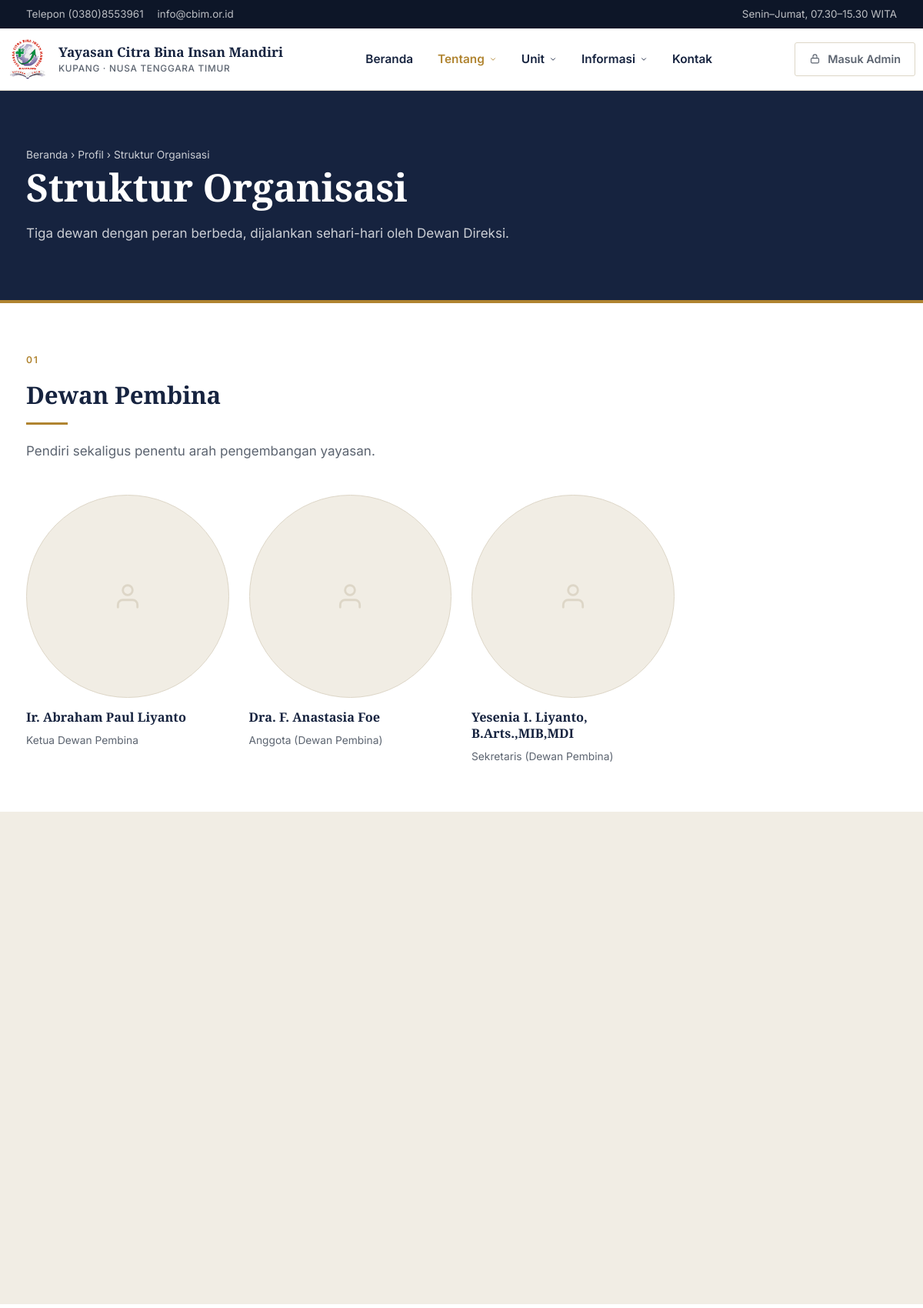
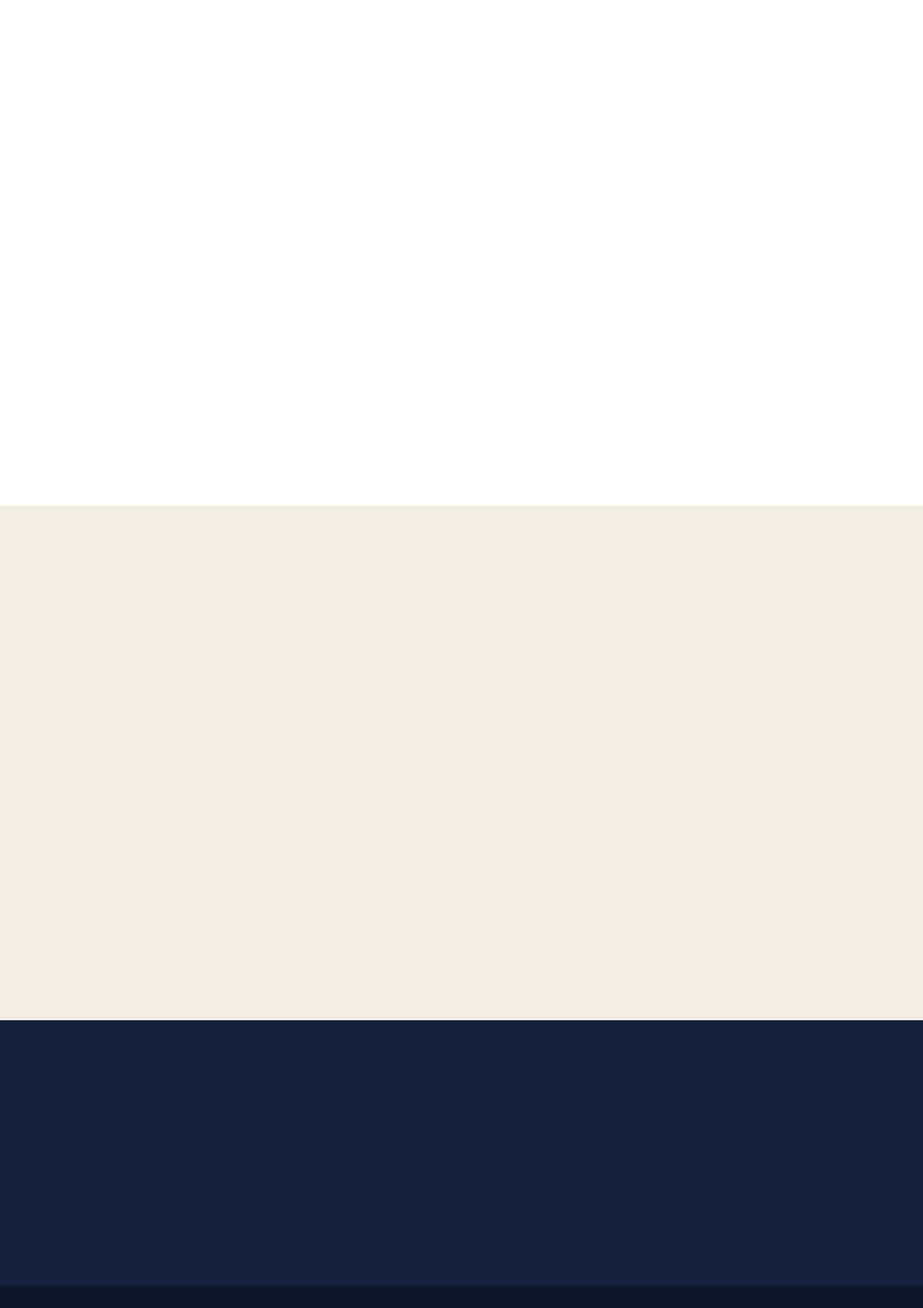
The app's page /index.php/page/struktur (upper part) with its own data (2 pictures, top to bottom).
### tables this page shows
CREATE TABLE `struktur_organisasi` (
  `id_struktur` int(11) NOT NULL,
  `foto` varchar(255) DEFAULT NULL,
  `nama` varchar(255) NOT NULL,
  `jabatan` varchar(255) NOT NULL
);

### application/controllers/Page.php (called while the page is built, shortened)
<?php
class Page extends CI_Controller
{
    public function __construct()
    {
        $this->load->model('m_data');
        $this->load->model('visitors_log');
        $this->load->helper('yayasan');
    }
    private function _get_common_data($halaman, $judul_hal, $deskripsi)
    {
        $data_kontak = $this->m_data->get_data_where("jenis_konten='kontak'", 'konten')->result_array();
        $data_alamat = $this->m_data->get_data_where("jenis_konten='alamat'", 'konten')->result_array();
        $unit = [
            'logo' => 'logo-cbim.png',
            'nama' => 'Yayasan Citra Bina Insan Mandiri',
            'deskripsi' => 'Lembaga pendidikan terpadu di Nusa Tenggara Timur',
            'telepon' => !empty($data_kontak) ? strip_tags($data_kontak[0]['isi_konten']) : '(0380) 8553888',
            'email' => 'info@cbim.or.id',
            'alamat' => !empty($data_alamat) ? strip_tags($data_alamat[0]['isi_konten']) : 'Jl. Manafe No.17, Kel. Kayu Putih, Kec. Oebobo, Kota Kupang, NTT'
        ];
        $pengaturan = [
            'facebook' => 'https://www.facebook.com/profile.php?id=100086189573438',
            'instagram' => 'https://www.instagram.com/yayasan_cbim/',
            'youtube' => 'https://www.youtube.com/@CBIMYayasan',
            'teks_footer' => 'Maju Bersama Generasi Unggul Nusa Tenggara Timur'
        ];
        return [
            'unit' => $unit,
            'pengaturan' => $pengaturan,
            'judul_hal' => $judul_hal,
            'deskripsi' => $deskripsi,
            'halaman' => $halaman
        ];
    }
    public function struktur()
    {
        $data = $this->_get_common_data('struktur', 'Struktur Organisasi - Yayasan CBIM', 'Struktur Organisasi Yayasan Citra Bina Insan Mandiri');
        $data_struktur = $this->m_data->get_data('struktur_organisasi')->result_array();
        $struktur = [
            'Dewan Pembina' => [],
            'Dewan Pengurus' => [],
            'Dewan Pengawas' => [],
            'Dewan Direksi' => []
        ];
        foreach ($data_struktur as $s) {
            $jab = strtolower($s['jabatan']);
            if (strpos($jab, 'pembina') !== false) {
                $struktur['Dewan Pembina'][] = $s;
            } elseif (strpos($jab, 'pengurus') !== false) {
                $struktur['Dewan Pengurus'][] = $s;
            } elseif (strpos($jab, 'pengawas') !== false) {
                $struktur['Dewan Pengawas'][] = $s;
            } else {
                $struktur['Dewan Direksi'][] = $s;
            }
        }
        $data['struktur'] = $struktur;
        $this->load->view('templates/pages/header', $data);
        $this->load->view('struktur', $data);
        $this->load->view('templates/pages/footer', $data);
    }
}

### index.php (called while the page is built, shortened)
<?php
require_once BASEPATH.'core/CodeIgniter.php';

### application/models/M_data.php (called while the page is built, shortened)
<?php
class M_data extends CI_Model
{
    public function get_data($table)
    {
        return $this->db->get($table);
    }
    public function get_data_where($where, $table)
    {
        return $this->db->get_where($table, $where);
    }
}

### application/views/struktur.php (the view, shortened to what this page needs)
<?php
$keterangan = [
    'Dewan Pembina'  => 'Pendiri sekaligus penentu arah pengembangan yayasan.',
    'Dewan Pengurus' => 'Mengendalikan pelaksanaan arah pengembangan.',
    'Dewan Pengawas' => 'Menjamin arah pengembangan benar-benar dijalankan.',
    'Dewan Direksi'  => 'Memimpin Unit Pelaksana Kegiatan yang menjalankan operasional harian.',
];
?>
<section class="kepala-hal">
    <div class="wadah">
        <p class="remah"><a href="<?= base_url(); ?>">Beranda</a> &rsaquo; <a href="<?= base_url('profil'); ?>">Profil</a> &rsaquo; Struktur Organisasi</p>
        <h1>Struktur Organisasi</h1>
        <p>Tiga dewan dengan peran berbeda, dijalankan sehari-hari oleh Dewan Direksi.</p>
    </div>
</section>
<?php if (empty($struktur)): ?>
    <section class="blok blok--putih"><div class="wadah"><div class="hampa"><h3>Struktur belum diisi</h3><p>Admin dapat menambahkannya lewat panel, menu Struktur.</p></div></div></section>
<?php else: ?>
    <?php $i = 0; foreach ($struktur as $dewan => $orang): $i++; ?>
        <section class="blok <?= $i % 2 === 0 ? 'blok--krem' : 'blok--putih'; ?>" style="padding-top:58px;padding-bottom:58px">
            <div class="wadah">
                <div class="kepala-blok masuk">
                    <span class="kicir kicir--gelap">0<?= $i; ?></span>
                    <h2 style="font-size:clamp(1.4rem,2.8vw,1.95rem)"><?= html_escape($dewan); ?></h2>
                    <span class="garis-emas"></span>
                    <?php if (isset($keterangan[$dewan])): ?><p><?= html_escape($keterangan[$dewan]); ?></p><?php endif; ?>
                </div>
                <div class="baris baris--4">
                    <?php foreach ($orang as $o): $src = foto_struktur($o['foto']); ?>
                        <figure class="pengurus masuk">
                            <div class="pengurus__foto">
                                <?php if ($src !== ''): ?>
                                    <img src="<?= $src; ?>" alt="<?= html_escape($o['nama']); ?>" loading="lazy" decoding="async">
                                <?php else: ?>
                                    <span class="pengurus__kosong"><?= ikon('orang', 38); ?></span>
                                <?php endif; ?>
                            </div>
                            <figcaption>
                                <strong><?= html_escape($o['nama']); ?></strong>
                                <span><?= html_escape($o['jabatan']); ?></span>
                            </figcaption>
                        </figure>
                    <?php endforeach; ?>
                </div>
            </div>
        </section>
    <?php endforeach; ?>
<?php endif; ?>
<section class="blok blok--navy">
    <div class="wadah" style="text-align:center">
    </div>
</section>

### application/views/templates/pages/header.php (shortened to what this page needs)
<?php
$logo = base_url('assets/img/' . $unit['logo']);
$home = base_url();
$menu = [
    'beranda' => ['Beranda', $home, ['beranda'], []],
    'tentang' => ['Tentang', NULL, ['profil', 'struktur'], [
        ['Profil Yayasan',      'Legalitas, visi, misi, dan nilai',      base_url('profil')],
        ['Struktur Organisasi', 'Dewan pembina, pengurus, dan direksi',  base_url('struktur')],
    ]],
    'unit' => ['Unit', NULL, ['jejaring'], [
        ['Unit Pendidikan',        'TK, SD, SMP, SMA, dan universitas',   base_url('jejaring')],
        ['Unit Layanan Masyarakat','Klinik, pelatihan bahasa, dan guru',  base_url('jejaring') . '#layanan'],
    ]],
    'informasi' => ['Informasi', NULL, ['berita', 'kegiatan', 'galeri'], [
        ['Berita',   'Kabar terbaru dari yayasan',      base_url('berita')],
        ['Kegiatan', 'Dokumentasi video kegiatan',      base_url('kegiatan')],
        ['Galeri',   'Dokumentasi foto',                base_url('galeri')],
    ]],
    'kontak' => ['Kontak', base_url('kontak'), ['kontak'], []],
];
?>
<!DOCTYPE html>
<html lang="id">
<head>
<link rel="stylesheet" href="<?= base_url('assets/css/yayasan.css?v=' . time()); ?>">
</head>
<body>
<div class="bar">
    <div class="wadah bar__isi">
        <div class="bar__kiri">
            <?php if (!empty($unit['telepon'])): ?>
                <a href="tel:<?= preg_replace('/[^0-9+]/', '', $unit['telepon']); ?>"><?= html_escape($unit['telepon']); ?></a>
            <?php endif; ?>
            <?php if (!empty($unit['email'])): ?>
                <a href="mailto:<?= html_escape($unit['email']); ?>"><?= html_escape($unit['email']); ?></a>
            <?php endif; ?>
        </div>
        <div class="bar__kiri">
            <span>Senin&ndash;Jumat, 07.30&ndash;15.30 WITA</span>
        </div>
    </div>
</div>
<header class="kepala" id="kepala">
    <div class="wadah kepala__isi">
        <a class="merek" href="<?= $home; ?>">
            <img src="<?= $logo; ?>" alt="" width="52" height="52">
            <span class="merek__teks">
                Yayasan Citra Bina Insan Mandiri
                <small>Kupang &middot; Nusa Tenggara Timur</small>
            </span>
        </a>
        <nav class="menu" id="menu" aria-label="Menu utama">
            <?php foreach ($menu as $k => $m):
                $aktif = in_array($halaman, $m[2], TRUE); ?>
                <?php if (empty($m[3])): ?>
                    <div class="menu__item">
                        <a class="menu__tautan" href="<?= $m[1]; ?>"<?= $aktif ? ' aria-current="page"' : ''; ?>><?= $m[0]; ?></a>
                    </div>
                <?php else: ?>
                    <div class="menu__item" data-laci>
                        <button type="button" class="menu__tautan menu__laci-toggle" aria-expanded="false"
                                aria-controls="laci-<?= $k; ?>"<?= $aktif ? ' aria-current="page"' : ''; ?>>
                            <?= $m[0]; ?>
                            <svg class="menu__panah" viewBox="0 0 24 24" fill="none" stroke="currentColor"
                                 stroke-width="2.2" stroke-linecap="round" stroke-linejoin="round" aria-hidden="true">
                                <path d="m6 9 6 6 6-6"/>
                            </svg>
                        </button>
                    </div>
                <?php endif; ?>
            <?php endforeach; ?>
        </nav>
        <div class="kepala__aksi">
            <a class="tbl tbl--garis tbl--kecil kepala__admin" href="<?= base_url('auth'); ?>">
                <svg width="15" height="15" viewBox="0 0 24 24" fill="none" stroke="currentColor"
                     stroke-width="1.8" stroke-linecap="round" stroke-linejoin="round" aria-hidden="true">
                    <rect x="4" y="10.5" width="16" height="10" rx="2"/>
                    <path d="M8 10.5V7a4 4 0 0 1 8 0v3.5"/>
                </svg>
                Masuk Admin
            </a>
        </div>
    </div>
</header>
<main id="utama">

### application/helpers/yayasan_helper.php (shortened to what this page needs)
<?php
if (!function_exists('ikon')) {
    function ikon($nama, $ukuran = 24)
    {
        $svg_buka = '<svg width="'.$ukuran.'" height="'.$ukuran.'" viewBox="0 0 24 24" fill="none" stroke="currentColor" stroke-width="1.8" stroke-linecap="round" stroke-linejoin="round" aria-hidden="true">';
        $svg_tutup = '</svg>';
        $isi = '';
        switch ($nama) {
            case 'orang':
                $isi = '<path d="M20 21v-2a4 4 0 0 0-4-4H8a4 4 0 0 0-4 4v2"></path><circle cx="12" cy="7" r="4"></circle>';
                break;
        }
        return $svg_buka . $isi . $svg_tutup;
    }
}
if (!function_exists('foto_struktur')) {
    function foto_struktur($foto)
    {
        if (file_exists(FCPATH . 'uploads/avatars/' . $foto)) {
            return base_url('uploads/avatars/' . $foto);
        }
        return '';
    }
}

### application/views/templates/pages/footer.php (shortened to what this page needs)
</main>
<footer class="kaki">
</footer>
</body>
</html>

### records on screen
struktur_organisasi: nama "Ir. Abraham Paul Liyanto", jabatan "Ketua Dewan Pembina"
struktur_organisasi: nama "Dra. F. Anastasia Foe", jabatan "Anggota (Dewan Pembina)"
struktur_organisasi: nama "Yesenia I. Liyanto, B.Arts.,MIB,MDI", jabatan "Sekretaris (Dewan Pembina)"

### other values on screen
$unit['telepon'] "Telepon (0380)8553961"
$unit['email'] "info@cbim.or.id"
$m[0] "Beranda"
$m[0] "Tentang"
$m[0] "Unit"
$m[0] "Informasi"
$m[0] "Kontak"
$dewan "Dewan Pembina"
$keterangan[$dewan] "Pendiri sekaligus penentu arah pengembangan yayasan."
